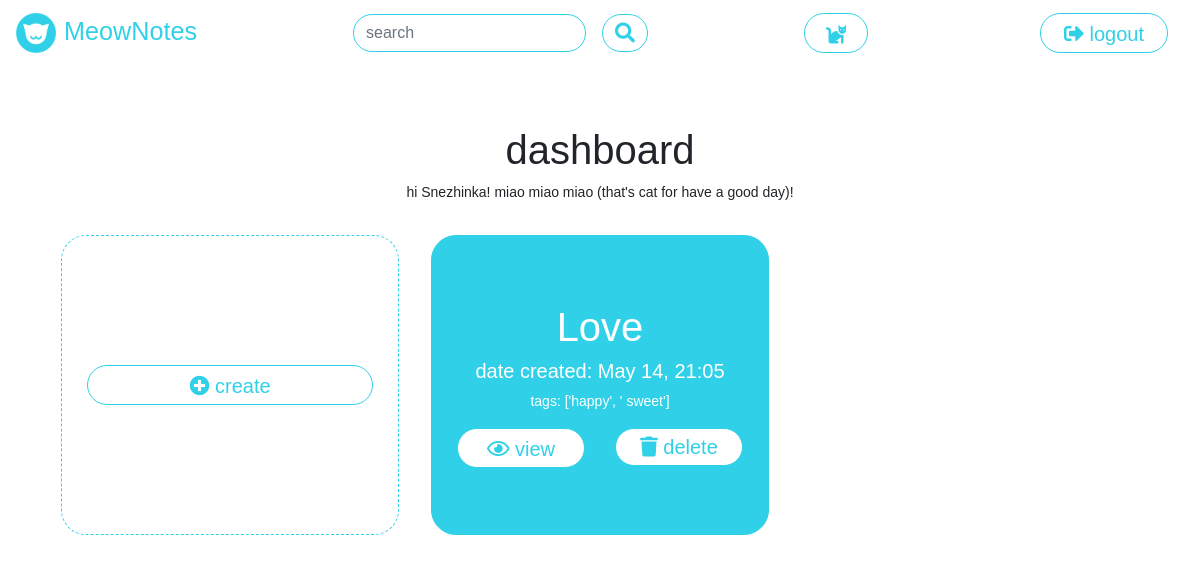
The page /dashboard (signed in) on the database as committed earlier.
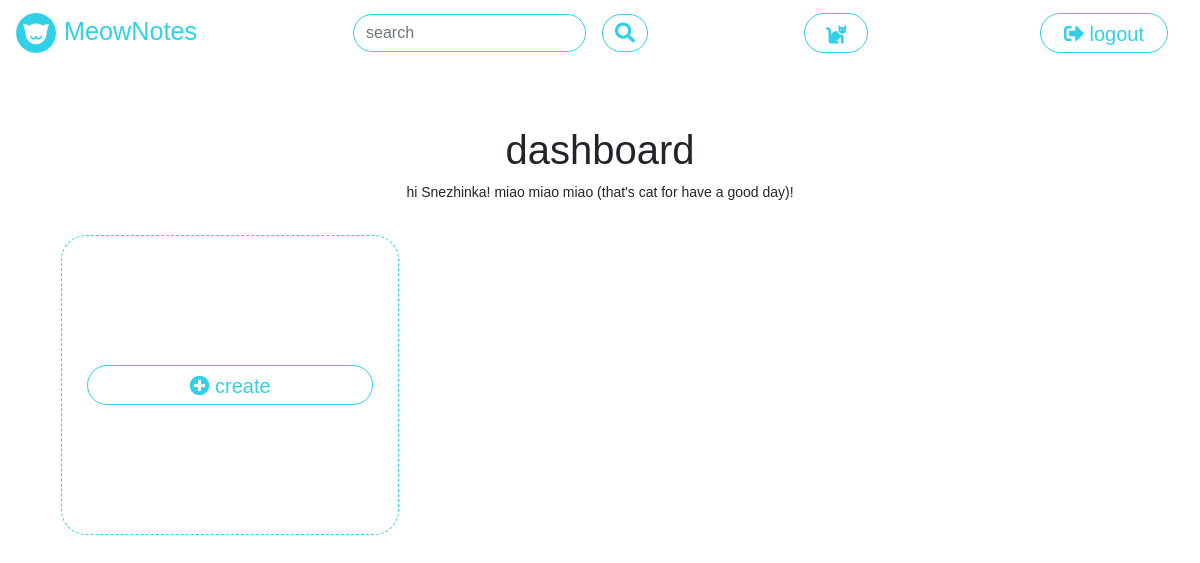
The same page on the database as committed later.
### tables this page shows
CREATE TABLE "notes" (
 "id" INTEGER UNIQUE,
 "uid" INTEGER NOT NULL,
 "date_created" TEXT NOT NULL,
 "title" TEXT NOT NULL,
 "tags" TEXT,
 "content" BLOB NOT NULL,
 PRIMARY KEY("id")
);

### meownotes/__init__.py (the view)
    @app.route("/dashboard")
    def dashboard():
        if session.get("username") is not None:
            session_user = session.get("username")
            uid = get_id_by_user(session.get("username"))
            db_user_results = get_notes_by_user(uid)
            note_data = process_note_results(db_user_results)
            msg = create_welcome_message(session_user)
            return render_template("dashboard.html", msg=msg, menu_item="logout", data=note_data)
        else:
            return redirect("/")

### meownotes/dbquery.py (called while the page is built)
def get_db():
    print(current_app.config["DATABASE"])
    if "db" not in g:
        g.db = sqlite3.connect(
            current_app.config["DATABASE"],
            detect_types=sqlite3.PARSE_DECLTYPES
        )
        g.db.row_factory = sqlite3.Row
    return g.db

def execute_select(query):
    db = get_db()
    result = db.execute(query).fetchall()
    if DEBUG:
        print(result)
    return result

def get_user_by_name(username):
    query_input_items = [{"val": username, "cols": ["username"], "type": "exact", "condition": True}]
    query = prepare_query("GET_CONDITIONAL", "users", query_input_items)
    results = execute_select(query)
    return results

def get_id_by_user(username):
    db_res = get_user_by_name(username)
    db_user = parse_user(db_res[0])
    uid = db_user["uid"]
    return uid

def get_notes_by_user(uid):
    query_input_items = [{"val": uid, "cols": ["uid"], "type": "exact", "condition": True}]
    query = prepare_query("GET_CONDITIONAL", "notes", query_input_items)
    results = execute_select(query)
    return results

def parse_user(db_result):
    result = {
        "uid": db_result[0],
        "username": db_result[1],
        "password": db_result[2]
    }
    return result

def parse_note(db_note):
    real_date = dateutil.parser.parse(db_note[2])
    result = {
        "note_id": db_note[0],
        "uid": db_note[1],
        "date_created": db_note[2],
        "ui_date": real_date.strftime('%b %d, %H:%m'),
        "title": db_note[3],
        "tags": db_note[4].split(","),
        "content": db_note[5],
    }
    return result

def process_note_results(db_notes):
    parsed_notes = []
    for db_note in db_notes:
        parsed_notes.append(parse_note(db_note))
    parsed_notes.sort(key=operator.itemgetter('date_created'))
    return parsed_notes

### meownotes/utils.py (called while the page is built)
def format_value_for_db(value, cols, paramtype):
    if type(value) == int or "id" in cols:
        result = str(value)
    elif paramtype == "contains":
        result = "'%" + value + "%'"
    else:
        result = "'" + value + "'"
    return result

def create_welcome_message(username):
    general_greetings_list = ["hello", "hi", "welcome"]
    secondary_statement_list = ["hope you're having a great day!", "miao miao miao (that's cat for have a good day)!", "enjoy!", "good luck!", "happy writing!"]
    return random.choice(general_greetings_list) + " " + username.capitalize() + "! " + random.choice(secondary_statement_list)

### meownotes/templates/dashboard.html (shortened to what this page needs)
<!DOCTYPE html>
<html lang="en" dir="ltr">
{% extends "meownotes.html" %}
  {% block head %}
  {{ super() }}
  {% endblock %}
  {% block content %}
  <div class="content main">
    <div class="row">
      <div class="col my-auto text-center">
        <div class="my-auto">
          <h1>dashboard</h1>
          {{msg}}
        </div>
      </div>
    </div>
    <div class="row dash-notes-row align-items-center">
      <div class="col-4 text-center dash-notes-col my-auto">
        <div class="dashboard-note-prompt card">
          <div class="card-contents my-auto">
            <div class="row">
              <div class="col">
                <div class="meownotes-button meownotes-link my-auto meownotes-go-accent">
                  <span class="align-middle">
                    <a href="{{ url_for('create') }}">
                      <i class="fas fa-plus-circle"></i> create
                    </a>
                  </span>
                </div>
              </div>
            </div>
          </div>
        </div>
      </div>
      {% for note in data %}
      <div class="col-4 text-center dash-notes-col my-auto">
        <div class="dashboard-note card">
          <div class="card-contents my-auto">
            <div class="row">
              <div class="col">
                <h1>{{ note['title'] }}</h1>
              </div>
            </div>
            <div class="row">
              <div class="col">
                <h5>date created: {{ note['ui_date'] }}</h5>
              </div>
            </div>
            <div class="row">
              <div class="col">
                <p>tags: {{ note['tags'] }}</p>
              </div>
            </div>
            <div class="row">
              <div class="col-6">
                <div class="meownotes-button meownotes-link my-auto meownotes-go-accent">
                  <span class="align-middle">
                    <a href="{{ url_for('view', id=note['note_id']) }}"><i class="far fa-eye"></i> view</a>
                  </span>
                </div>
              </div>
              <div class="col-6">
                <form method="POST" action="/delete">
                  <button class="meownotes-button meownotes-link btn btn-med btn-primary btn-block meownotes-bg-warning"
                    type="submit"><i class="fas fa-trash"></i> delete</button>
                </form>
              </div>
            </div>
          </div>
        </div>
      </div>
      {% endfor %}
    </div>
  </div>
  {% endblock %}

### meownotes/templates/meownotes.html (shortened to what this page needs)
<!DOCTYPE html>
<html lang="en" dir="ltr">
<head>
    {% block head %}
    <link rel="stylesheet" href="{{ url_for('static', filename='css/fonts.css') }}">
    <link rel="stylesheet" href="{{ url_for('static', filename='css/bootstrap-4.3.1/bootstrap.min.css') }}">
    <link rel="stylesheet" href="{{ url_for('static', filename='css/main.css') }}">
    <link rel="stylesheet" href="https://use.fontawesome.com/releases/v5.8.1/css/all.css"
>
    {% endblock %}
</head>
<body>
    <nav class="navbar navbar-dark bg-dark">
        <a class="navbar-brand app-title" href="{{ url_for('dashboard') }}"><img
                src="{{ url_for('static', filename='img/logo.png') }}"
                style="max-width:40px;margin-right:0.5rem;">MeowNotes</a>
        {% if menu_item == 'logout' %}
        <form method="POST" action="/search">
            <div class="input-group">
                <input type="text" id="search" name="search" class="form-control mr-1 meownotes-input"
                    placeholder="search" required="">
                <span class="input-group-btn">
                    <button class="meownotes-button btn btn-med btn-primary btn-block" type="submit" data-toggle="tooltip" title="search for a note"><i class="fas fa-search"></i>
                    </button>
                </span>
            </div>
        </form>
        {% endif %}
        <div class="meownotes-button meownotes-link"
            style="width:4rem;line-height:1.2;margin-left:1rem;margin-right:1rem;">
            <span class="align-middle">
                <a href="{{ url_for('cat') }}" data-toggle="tooltip" title="view a cat!"><i class="fas fa-cat"></i></a>
            </span>
        </div>
        <div class="meownotes-button meownotes-link"
            style="width:8rem;line-height:1.2;margin-left:1rem;margin-right:1rem;">
            <span class="align-middle">
                {% if menu_item == 'logout' %}
                <a href="{{ url_for('logout') }}"><i class="fas fa-sign-out-alt"></i> {{menu_item}}</a>
                {% else %}
                <a href="{{ url_for('landing') }}"><i class="fas fa-sign-in-alt"></i> {{menu_item}}</a>
                {% endif %}
            </span>
        </div>
    </nav>
    {% block content %}
    {% endblock %}
</body>
</html>

### meownotes/static/css/main.css (style rules this page uses)
body { font-family: "Montserrat", sans-serif; font-size: 14px; }
a { text-decoration: none !important; }
h1 { font-weight: 500; }
:root { --meownotes-blue: #30D1E8; --meownotes-light: #FFFFFF; --meownotes-yellow: #FFB20F; --meownotes-red: #EA526F; }
.mr-1 { margin-right: 1rem !important; }
.navbar.navbar-dark.bg-dark, .navbar .navbar-brand { background-color: var(--meownotes-light) !important; color: var(--meownotes-blue) !important; }
.app-title { font-weight: 300; font-size: 180%; }
.meownotes-input { border-radius: 25px !important; border: 1px solid var(--meownotes-blue); line-height: 1.2; }
.meownotes-button { line-height: 1.2; font-size: 1.25rem; text-align: center; padding: .375rem .75rem; border-radius: 25px !important; background-color: var(--meownotes-light); color: var(--meownotes-blue); border: 1px solid var(--meownotes-blue); }
.meownotes-link { padding: .375rem .75rem; width: 100%; margin: auto; display: inline-table; }
.meownotes-link>span, .meownotes-link>span>a { color: var(--meownotes-blue); }
.main { padding: 60px; height: calc(100vh - 56px); }
.dash-notes-row { height: 100%; }
.dash-notes-col { padding: 1rem; margin-top: 1rem !important; }
.dash-notes-col { height: 325px; }
.dashboard-note-prompt, .dashboard-note { height: 300px; border-radius: 25px; padding-left: 25px; padding-right: 25px; }
.dashboard-note-prompt { background-color: #ffffff; border: 1px dashed #30D1E8; color: #30D1E8; }

Rows that differ between the two databases and show on the page:
removed notes: title "Love", ui_date "May 14, 21:05", tags "['happy', ' sweet']"
